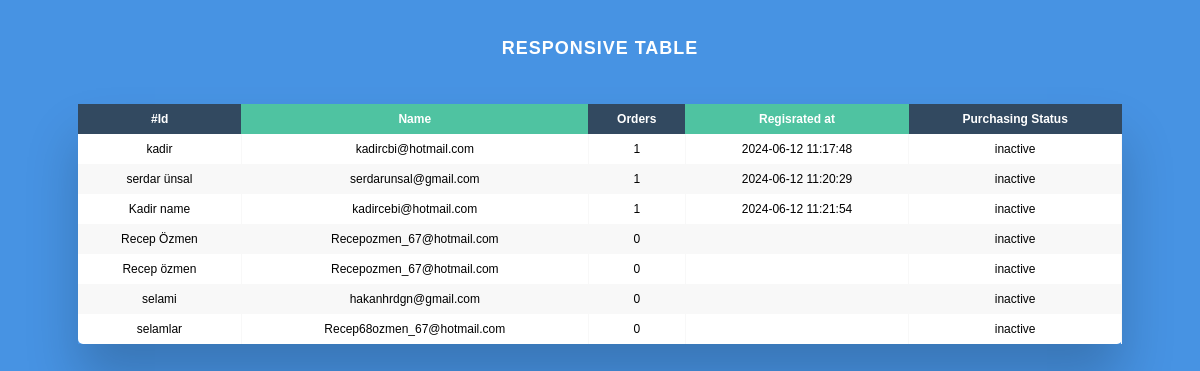
Page /list on the committed database.
### tables this page shows
CREATE TABLE `users` (
  `Id` int(11) NOT NULL,
  `Name` varchar(255) DEFAULT NULL,
  `Mail` varchar(255) DEFAULT NULL,
  `Password` varchar(255) DEFAULT NULL,
  `Age` int(11) NOT NULL DEFAULT 0,
  `Job` varchar(255) DEFAULT NULL,
  `create_at` timestamp NOT NULL DEFAULT current_timestamp(),
  `update_at` timestamp NOT NULL DEFAULT current_timestamp() ON UPDATE current_timestamp(),
  `Status` enum('0','1') NOT NULL DEFAULT '1'
);

### env.php (called while the page is built)
<?php
class Env {
	public function DbSettings(){
		return [
			'host'=>'localhost',
			'dbname'=>'codetest',
			'dbusername'=>'root',
			'dbpassword'=>''
		];
	}
}
?>

### Model/Model.php (called while the page is built)
<?php
require './env.php';
class Model extends Env {
	function __construct()
	{
		$this->Settings = $this->DbSettings();
		try {
			$this->Con = new PDO("mysql:host={$this->Settings['host']};dbname={$this->Settings['dbname']};charset=utf8", $this->Settings['dbusername'],$this->Settings['dbpassword']);
			$this->Con->exec("SET NAMES utf8");
			$this->Con->setAttribute(PDO::ATTR_ERRMODE, PDO::ERRMODE_EXCEPTION);
			$this->Con->setAttribute(PDO::ATTR_DEFAULT_FETCH_MODE, PDO::FETCH_ASSOC);
		} catch (Exception $e) {
			return $e->getMessage();
		}
	}
	public function Query($sql="", $parameters=[]){
        try{
            return $this->ExecuteSql($sql, $parameters);
        }catch(Exception $e){
            throw new Exception($e->getMessage());
        }
    }
	public function Exec($sql=""){
        try{
            return $this->Con->query($sql);
        }catch(Exception $e){
            throw new Exception($e->getMessage());
        }
    }
    private function ExecuteSql($sql="", $parameters=[]){
        try{
            $data = $this->Con->prepare($sql);
            $data->execute($parameters);
            return $data;
        }catch(Exception $e){
            throw new Exception($e->getMessage());
        }
    }
}
?>

### Controller/UserController.php (called while the page is built, shortened)
<?php
class UserController extends Controller
{
	function __construct()
	{
		$this->Model = new Model();
		$this->UserModel = new User();
	}
	public function List(){
		$Users = $this->UserModel->GetAll();
		$Users = $this->Model->Exec("SELECT
				users.Id,
			    users.Name,
			    users.Mail,
			    users.create_at,
			    COUNT(orders.Id) AS number_of_purchases,
			    MAX(orders.create_at) AS last_purchase_date,
			    CASE
			        WHEN COUNT(orders.Id) >= 5 THEN 'active' ELSE 'inactive'
			    END AS status
				FROM
				    users
				LEFT  JOIN
				    orders ON users.Id = orders.UserId
				GROUP BY
				    users.Id
				ORDER BY
			    number_of_purchases DESC;
		    ");
		return $this->View('View/List.php',['Users'=>$Users->fetchall()]);
	}
}
?>

### Model/User.php (called while the page is built, shortened)
<?php
class User extends Model
{
	public function GetAll($Id=false){
		if ($Id) {
			$data = $this->SetData($param);
			$result = $this->Query("SELECT * FROM users WHERE {$data['Keys']}",  $data['Values']);
		}else {
			$result = $this->Query("SELECT * FROM users");
		}
		return $result->fetchall(PDO::FETCH_ASSOC);
	}
}
?>

### Controller/Controller.php (called while the page is built, shortened)
<?php
require './Model/User.php';
class Controller {
    public function View($url, $param=false){
        if ($param) {
            return [$url, $param];
        }else {
            return [$url];
        }
    }
}
?>

### View/List.php (the view, shortened to what this page needs)
<!DOCTYPE html>
<html>
<head>
	<link rel="stylesheet" type="text/css" href="Public/css/List.css">
</head>
<body>
<h2>Responsive Table</h2>
<div class="table-wrapper">
    <table class="fl-table">
        <thead>
        <tr>
            <th>#Id</th>
            <th>Name</th>
            <th>Orders</th>
            <th>Regisrated at</th>
            <th>Purchasing Status</th>
        </tr>
        </thead>
        <tbody>
<?php
foreach ($Users as $row) {
    echo "<tr>";
    echo "<td>" . $row['Name'] . "</td>";
    echo "<td>" . $row['Mail'] . "</td>";
    echo "<td>" . $row['number_of_purchases'] . "</td>";
    echo "<td>" . $row['last_purchase_date'] . "</td>";
    echo "<td>" . $row['status'] . "</td>";
    echo "</tr>";
}
?>
    </table>
</div>
</body>
</html>

### index.php (shortened to what this page needs)
<?php
require 'Model/Model.php';
require 'Controller/Controller.php';
require 'Controller/UserController.php';
$sayfa = $_GET['page']??'';
function Router($page, $Request){
	if ($page=='ajax') {
		return (new AjaxController)->Init($Request);
	}else {
		switch ($page) {
			case 'list':
				$result = (new UserController)->List($Request);
				break;
		}
		require $result[0];
	}
}
echo Router($sayfa, $_REQUEST);
?>

### Public/css/List.css (style rules this page uses)
* { box-sizing: border-box; -webkit-box-sizing: border-box; -moz-box-sizing: border-box; }
body { font-family: Helvetica; -webkit-font-smoothing: antialiased; background: rgba( 71, 147, 227, 1); }
h2 { text-align: center; font-size: 18px; text-transform: uppercase; letter-spacing: 1px; color: white; padding: 30px 0; }
.table-wrapper { margin: 10px 70px 70px; box-shadow: 0px 35px 50px rgba( 0, 0, 0, 0.2 ); }
.fl-table { border-radius: 5px; font-size: 12px; font-weight: normal; border: none; border-collapse: collapse; width: 100%; max-width: 100%; white-space: nowrap; background-color: white; }
.fl-table td, .fl-table th { text-align: center; padding: 8px; }
.fl-table td { border-right: 1px solid #f8f8f8; font-size: 12px; }
.fl-table thead th { color: #ffffff; background: #4FC3A1; }
.fl-table thead th:nth-child(odd) { color: #ffffff; background: #324960; }
.fl-table tr:nth-child(even) { background: #F8F8F8; }

### rows in the picture
users: Name "kadir", Mail "kadircbi@hotmail.com", number_of_purchases "1", last_purchase_date "2024-06-12 11:17:48", status "inactive"
users: Name "serdar ünsal", Mail "serdarunsal@gmail.com", number_of_purchases "1", last_purchase_date "2024-06-12 11:20:29", status "inactive"
users: Name "Kadir name", Mail "kadircebi@hotmail.com", number_of_purchases "1", last_purchase_date "2024-06-12 11:21:54", status "inactive"
users: Name "Recep Özmen", Mail "Recepozmen_67@hotmail.com", number_of_purchases "0", status "inactive"
users: Name "Recep özmen", Mail "Recepozmen_67@hotmail.com", number_of_purchases "0", status "inactive"
users: Name "selami", Mail "hakanhrdgn@gmail.com", number_of_purchases "0", status "inactive"
users: Name "selamlar", Mail "Recep68ozmen_67@hotmail.com", number_of_purchases "0", status "inactive"
